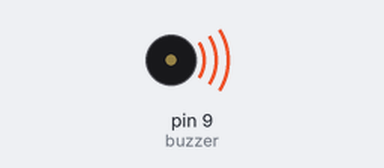
Recording of a sketch running on a simulated Arduino Uno, built with avr-gcc and run on an emulated ATmega328P. On the bench: buzzer (waves = sounding, pin HIGH).

Above: at 0.2 s.
Timing chart, 0 to 3.0 s (numbered marks = the images above):
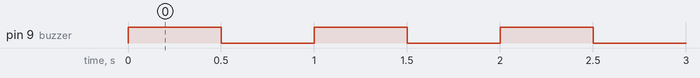

The sketch:

buzzer.ino
```cpp
const int buzzer = 9;
void setup() {
  // put your setup code here, to run once:
      pinMode(buzzer , OUTPUT );
}

void loop() {
  // put your main code here, to run repeatedly:
    digitalWrite(buzzer , 1);
    delay(500);
    digitalWrite(buzzer , 0);
    delay(500);

}
```

Measured:
- by itself, pin 9 (buzzer): alternates HIGH for 0.50 s and LOW for 0.50 s
